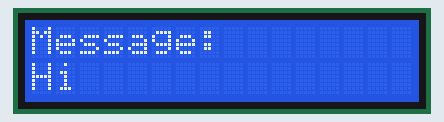
A sketch run on a simulated ESP32. Parts: 16×2 character LCD. What the sketch prints to the serial monitor is not drawn.

Above: at 0.1 s.
At 2.1 s:
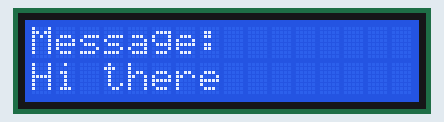
At 4.24 s:
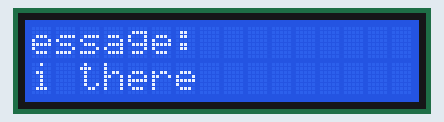
At 6.2 s:
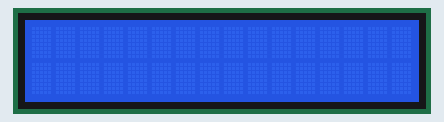
At 7.2 s:
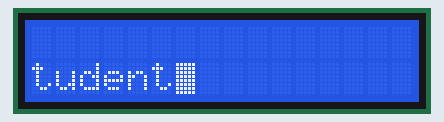
At 11.66 s:
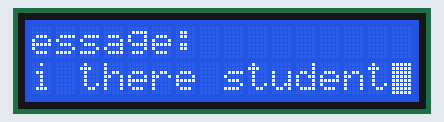

Measured:
- by itself, everything shown: repeats every 11.7 s, in 21 steps
- what the display in image 1 shows lasts 2.0 s, from 2.1 s to 4.1 s
- what the display in image 3 shows lasts 0.9 s, from 6.2 s to 7.1 s

The sketch:

LiquidCrystal_PCF8574.ino
```cpp
#include <Arduino.h>
#include <Wire.h>
#include <LiquidCrystal_PCF8574.h>


LiquidCrystal_PCF8574 lcd(0x27);  // set the LCD address to 0x27 for a 16 chars and 2 line display


void setup() {
  int error;

  Serial.begin(115200);
  while (!Serial);

  Serial.println("Probing for PCF8574 on address 0x27...");

  Wire.begin(21, 22); // SDA, SCL
  Wire.beginTransmission(0x27);
  error = Wire.endTransmission();

  if (error == 0) {
    Serial.println("LCD found.");
    lcd.begin(16, 2);  // initialize the lcd
    lcd.setBacklight(1); // turn on backlight. 0 turns it off
    lcd.display(); // turn on the LCD, turn off with lcd.noDisplay();
    lcd.clear(); // clear the display
    lcd.home(); // set cursor to 0,0
    // lcd.cursor(); // shows the current cursor position with _
    lcd.noCursor(); // turn cursor off
    // lcd.blink(); // show a blinking cursor
    lcd.noBlink(); // turn off blinking cursor

  } else {
    Serial.println(": LCD not found.");
    Serial.print("Error: ");
    Serial.print(error);
    while(1){}
  }
}


void loop() {
    lcd.clear();
    lcd.print("Message:");

    lcd.setCursor(0, 1);
    lcd.print("Hi");
    delay(2000);

    lcd.print(" there");
    delay(2000);

    for(int i = 0; i< 10; i++){
      lcd.scrollDisplayLeft();
      delay(300);
    }

    lcd.blink();
    lcd.setCursor(8, 1);
    lcd.print(" student");

    delay(2000);

    for(int i = 0; i< 9; i++){
      lcd.scrollDisplayRight();
      delay(300);
    }
    lcd.noBlink();

}
```
